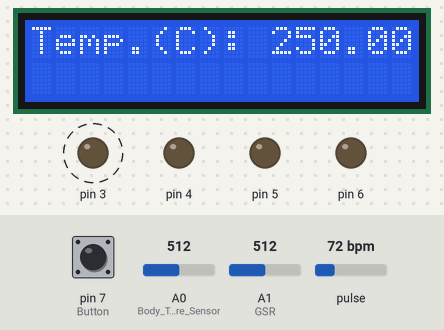
A sketch run on a simulated Arduino Leonardo, built with avr-gcc and run on an emulated ATmega32U4. Parts: 16×2 character LCD, output pins drawn as LEDs (lit = HIGH). Dashed ring = blinking. The inputs (shaded band) are chosen by the test bench; at power-on: pin 7 (Button) LOW, A1 (GSR) = 512, A0 (Body_Temperature_Sensor) = 512, pulse 72 bpm. What the sketch prints to the serial monitor is not drawn.

Above: at 3.95 s.
4.8 s: pin 7 (Button) pulled HIGH for 0.15 s
At 5.29 s:
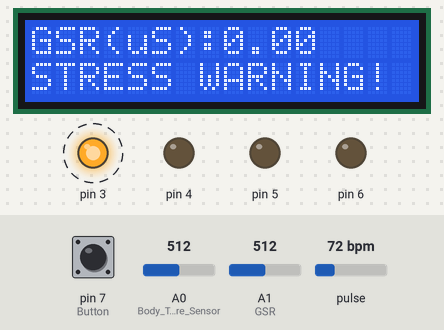
5.5 s: pin 7 (Button) pulled HIGH for 1 s
At 5.84 s:
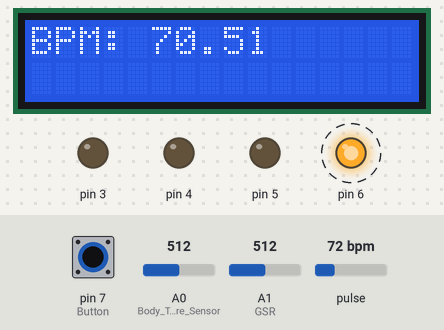
7.1 s: pin 7 (Button) pulled HIGH for 0.15 s
At 7.21 s:
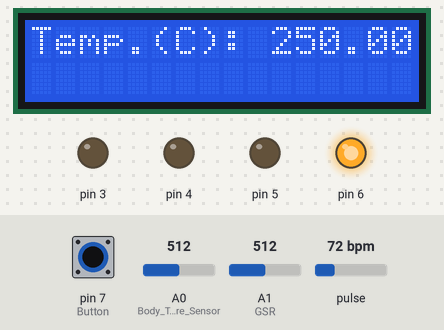
7.8 s: A1 (GSR) set to 100
At 8.42 s:
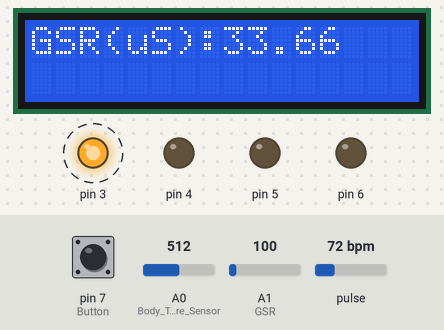
9.7 s: A1 (GSR) set to 82
At 9.86 s:
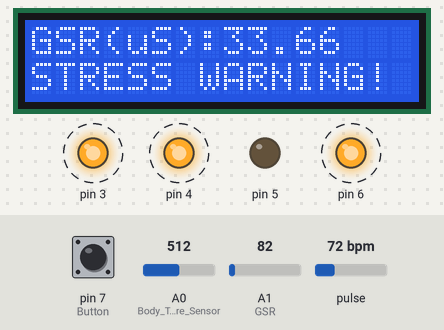
11.6 s: A1 (GSR) set to 122
At 12.04 s:
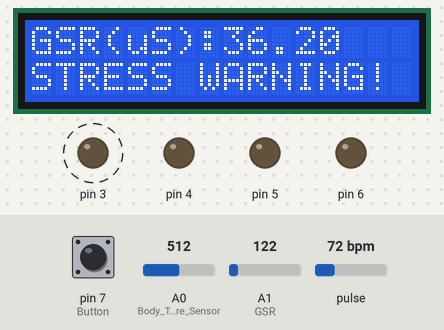
Timing chart, 0 to 15.6 s (numbered marks = the images above; inputs shaded):
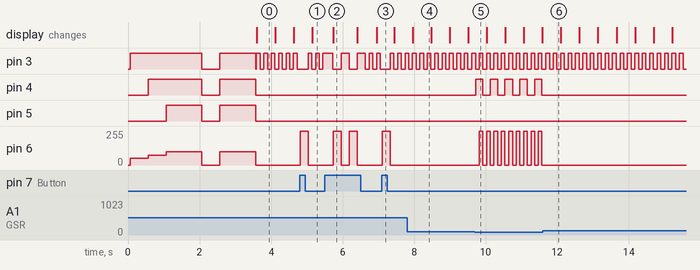

The sketch:

heat_stress_v1.ino
```cpp
/*
 * Heat Stress Monitor
 * Description: Utilizes the body temperature, galvanic skin response (GSR), and
 * pulse oximetry sensors to get temperature, skin conductance, and oxygen levels
 * respectively. Warns user of heat stress if these readings reach dangerous
 * levels by blinking LEDs.
 *
 */


#include <Wire.h>
#include "MAX30105.h"
#include "heartRate.h"
#include "Blinker.h"
#include <LiquidCrystal.h>


LiquidCrystal lcd(8,9,10,11,12,13);
MAX30105 particleSensor;

// Variables to read sensor
int gsrSensor, beatAvg;
float tempSensor, tempC, gsrResistance, gsrConductance, beatsPerMinute;
int buttonState = 0;
int displayMode = 0;

// For Pulse Ox
const byte RATE_SIZE = 4; //Increase this for more averaging. 4 is good.
byte rates[RATE_SIZE]; //Array of heart rates
byte rateSpot = 0;
long irValue = 0;
long lastBeat = 0;

//Time Values to Refresh LCD Display
unsigned long lcdCurrentTime;
unsigned long lcdInitialTime = 0;
unsigned long lcdRefreshPeriod = 500;
int blinkStressWarning = 0;


//TODO: Setup Threshold Values
float tempThreshold = 39;
float gsrThreshold = 35;
float bpmThreshold = 190;
float pulseOxThreshold = 96;
int tempWarning = 0;
int gsrWarning = 0;
int bpmWarning = 0;

Blinker LED1(3,100,100);
Blinker LED2(4,200,200);
Blinker LED3(5,300,300);
Fader Buzzer(6,100,100,10);

template <typename T>
T runningAverage(int sensorPin, int samples=10) {
  T sum = 0;
  T avg = 0;
  for (int i = 0; i<samples; i++) {
    sum += analogRead(sensorPin);
    delay(1);
  }
  avg = sum/(T)samples;
  return avg;
}

void getBPM() {
  if (checkForBeat(irValue) == true) {
    //We sensed a beat!
    long delta = millis() - lastBeat;
    lastBeat = millis();
    beatsPerMinute = 60.0 / (delta / 1000.0);

    if (beatsPerMinute < 255 && beatsPerMinute > 20) {
      rates[rateSpot++] = (byte)beatsPerMinute; //Store this reading in the array
      rateSpot %= RATE_SIZE; //Wrap variable

      //Take average of readings
      beatAvg = 0;
      for (byte x = 0 ; x < RATE_SIZE ; x++)
        beatAvg += rates[x];
      beatAvg /= RATE_SIZE;
    }
  }
}


void setup() {
  Serial.begin(115200);
  lcd.begin(16,2);
  lcd.print("Initializing...");

  LED1.turnOn();
  Buzzer.setBrightness(50);
  delay(500);
  LED2.turnOn();
  Buzzer.setBrightness(75);
  delay(500);
  LED3.turnOn();
  Buzzer.setBrightness(100);
  delay(1000);
  LED1.turnOff();
  LED2.turnOff();
  LED3.turnOff();
  Buzzer.setBrightness(0);
  delay(500);
  LED1.turnOn();
  LED2.turnOn();
  LED3.turnOn();
  Buzzer.setBrightness(100);
  delay(1000);
  LED1.turnOff();
  LED2.turnOff();
  LED3.turnOff();
  Buzzer.setBrightness(0);

  // Setup Sensors
  pinMode(7,INPUT); //Button
  pinMode(A0,INPUT); // Body Temperature Sensor
  pinMode(A1,INPUT); // GSR
  Serial.println("Temperature and GSR sensors are setup.");
   // Pulse Ox Sensor
  if (!particleSensor.begin(Wire, I2C_SPEED_FAST)) //Use default I2C port, 400kHz speed
  {
    Serial.println("MAX30105 was not found. Please check wiring/power. ");
    while (1);
  }
  particleSensor.setup(); //Configure sensor with default settings
  particleSensor.setPulseAmplitudeRed(0x0A); //Turn Red LED to low to indicate sensor is running
  particleSensor.setPulseAmplitudeGreen(0); //Turn off Green LED
}

void loop() {
  // Body Temperature
  tempSensor = runningAverage<float>(A0,10);
  tempC = tempSensor*.48828125;
  // GSR Sensor
  gsrSensor = analogRead(A1);
  gsrResistance = ((1024.0+2.0*gsrSensor)*10000.0)/(512.0-gsrSensor);
  gsrConductance = (1.0/gsrResistance)*1000000.0; //microSiemens
  // Pulse Ox Sensor
  irValue = particleSensor.getIR();
  getBPM();

  // Heat Stress Thresholds
  // Blink LEDs and/or Enable Buzzer if threshold is reached
  if (tempC >= tempThreshold) {
    LED1.blink();
    tempWarning = 1;
  }
  else {
    LED1.turnOff();
    tempWarning = 0;
  }
  if (gsrConductance >= gsrThreshold) {
    LED2.blink();
    Buzzer.blink();
    gsrWarning = 1;
  }
  else {
    LED2.turnOff();
    Buzzer.turnOff();
    gsrWarning = 0;
  }

  if (beatsPerMinute >= bpmThreshold) {
    LED3.blink();
    bpmWarning = 1;
    //Buzzer.blink();
  }
  else {
    LED3.turnOff();
    bpmWarning = 0;
  }

  //Print Info to Serial
  Serial.print("Temperature (C): ");
  Serial.print(tempC);
  Serial.print("\t");
  Serial.print("Skin Conductance (uS): ");
  Serial.print(gsrConductance);
  Serial.print("\t");
  Serial.print(gsrSensor);
  Serial.print("\t");
  Serial.print("IR: ");
  Serial.print(irValue);
  Serial.print("\t");
  Serial.print("BPM: ");
  Serial.print(beatsPerMinute);
  Serial.print("\n");
  Serial.print(displayMode);

  // Show Info on LCD Display
  lcdCurrentTime = millis();
  if (lcdCurrentTime - lcdInitialTime >= lcdRefreshPeriod) {
    if (displayMode == 0) {
      lcd.clear();
      lcd.setCursor(0,0);
      lcd.print("Temp.(C): ");
      lcd.print(tempC);
    }
    else if (displayMode == 1) {
      lcd.clear();
      lcd.setCursor(0,0);
      lcd.print("GSR(uS):");
      lcd.print(gsrConductance);
    }
    else if (displayMode == 2) {
      lcd.clear();
      lcd.setCursor(0,0);
      lcd.print("BPM: ");
      lcd.print(beatsPerMinute);
    }
    lcdInitialTime = lcdCurrentTime;

    //Display Heat Stress Warning
    if (tempWarning || gsrWarning || bpmWarning) {
      if (blinkStressWarning == 1) {
        lcd.setCursor(0,1);
        lcd.print("STRESS WARNING!");
        blinkStressWarning = 0;
      }
      else {
        blinkStressWarning = 1;
      }
    }
  }

  //Button to Change What Info to Display
  buttonState = digitalRead(7);
  //Button
  if (buttonState == HIGH) {
    displayMode += 1;
    Buzzer.blink();
    lcdCurrentTime += 500;
    delay(200);
  }
  if (displayMode > 2) {
    displayMode = 0;
  }

  //delay(100);
}
```

Blinker.cpp
```cpp
#include <Mouse.h>

#include "Arduino.h"
#include "Blinker.h"

  Blinker::Blinker() : pin(1), timeOn(500), timeOff(500), previousMillis(0), ledState(LOW) {
    pinMode(pin,OUTPUT);
  }
  Blinker::Blinker(int aSensorPin) : pin(aSensorPin), timeOn(500), timeOff(500), previousMillis(0), ledState(LOW) {
    pinMode(pin,OUTPUT);
  }
  Blinker::Blinker(int aSensorPin, long atimeOn, long atimeOff) :
   pin(aSensorPin), timeOn(atimeOn), timeOff(atimeOff), previousMillis(0), ledState(LOW) {
    pinMode(pin,OUTPUT);
  }

  void Blinker::blink() {
    currentMillis = millis();
    if((ledState == HIGH) && (currentMillis - previousMillis >= timeOn))
    {
      ledState = LOW;  // Turn it off
      previousMillis = currentMillis;  // Remember the time
      digitalWrite(pin, ledState);  // Update the actual LED
    }
    else if ((ledState == LOW) && (currentMillis - previousMillis >= timeOff))
    {
      ledState = HIGH;  // turn it on
      previousMillis = currentMillis;   // Remember the time
      digitalWrite(pin, ledState);    // Update the actual LED
    }
  }
  void Blinker::blink(long atimeOn, long atimeOff) {
    currentMillis = millis();
    if((ledState == HIGH) && (currentMillis - previousMillis >= atimeOn))
    {
      ledState = LOW;  // Turn it off
      previousMillis = currentMillis;  // Remember the time
      digitalWrite(pin, ledState);  // Update the actual LED
    }
    else if ((ledState == LOW) && (currentMillis - previousMillis >= atimeOff))
    {
      ledState = HIGH;  // turn it on
      previousMillis = currentMillis;   // Remember the time
      digitalWrite(pin, ledState);    // Update the actual LED
    }
  }

  void Blinker::setPin(int aPin) {
    pin = aPin;
  }
  void Blinker::setTimeOff(long aTimeOff) {
    timeOff = aTimeOff;
  }
  void Blinker::setTimeOn(long aTimeOn) {
    timeOn = aTimeOn;
  }

  void Blinker::turnOn() {
    digitalWrite(pin, HIGH);
  }
  void Blinker::turnOff() {
    digitalWrite(pin, LOW);
  }

  Fader::Fader() : Blinker(), fadeTime(10), fadeAmount(5), brightness(0) {
    pinMode(pin,OUTPUT);
  }

  Fader::Fader(int aSensorPin) : Blinker(aSensorPin), fadeTime(10), fadeAmount(5), brightness(0) {
    pinMode(pin,OUTPUT);
  }

  Fader::Fader(int aSensorPin, long atimeOn, long atimeOff, long aFadeAmount) :
   Blinker(aSensorPin, atimeOn, atimeOff), fadeTime(10), fadeAmount(5), brightness(0) {
    pinMode(pin,OUTPUT);
  }

  void Fader::fade() {
    currentMillis = millis();

    if (currentMillis - previousMillis >= fadeTime) {
      brightness += fadeAmount;
      analogWrite(pin,brightness);
    }

    if (brightness <= 0 || brightness >= 128) {
      fadeAmount = -fadeAmount;
    }
    previousMillis = currentMillis;
  }

  void Fader::setBrightness(int aBrightness){
    analogWrite(pin,aBrightness);
  }
```

Blinker.h
```cpp
#ifndef Blinker_h
#define Blinker_h

#include "Arduino.h"

class Blinker {
public:
    Blinker();
    Blinker(int aSensorPin);
    Blinker(int aSensorPin, long atimeOn, long atimeOff);
    void blink();
    void blink(long atimeOn, long atimeOff);
    void setPin(int aPin);
    void setTimeOff(long aTimeOff);
    void setTimeOn(long aTimeOn);
    void turnOn();
    void turnOff();
protected:
    int ledState;
    int analogState;
    int pin;
    long timeOn;
    long timeOff;
    unsigned long previousMillis;
    unsigned long currentMillis;
};

class Fader : public Blinker {
public:
    Fader();
    Fader(int aSensorPin);
    Fader(int aSensorPin, long atimeOn, long atimeOff, long aFadeAmount);
    void fade();
    void setBrightness(int aBrightness);
protected:
    long fadeTime;
    int fadeAmount;
    int brightness;
};


#endif
```

Measured:
- the behaviour switches between 91 and 90 on A1 (GSR) (found by bisection; images 4 and 5)
- after the input at 4.8 s, pin 6: 0/255 → 255/255 at once, → 0/255 0.22 s later; the display: changes after 0.35 s (image 1)
- after the input at 5.5 s, pin 6: alternates 255/255 for 0.22 s and 0/255 for 0.23 s, 4 changes in all, then stays 0/255, starting after 0.23 s; the display: changes after 0.23 s (image 2)
- after the input at 7.1 s, pin 6: 0/255 → 255/255 at once, → 0/255 0.22 s later
- after the input at 7.8 s, the display: changes after 0.16 s (image 4)
- after the input at 9.7 s, pin 4: alternates HIGH for 0.20 s and LOW for 0.20 s, starting at once; pin 6: alternates 255/255 for 0.10 s and 0/255 for 0.10 s, starting after 0.12 s
- after the input at 11.6 s, pin 4: stops changing and stays LOW; pin 6: stops changing and stays 0/255
- by itself, pin 3: alternates HIGH for 0.10 s and LOW for 0.10 s
